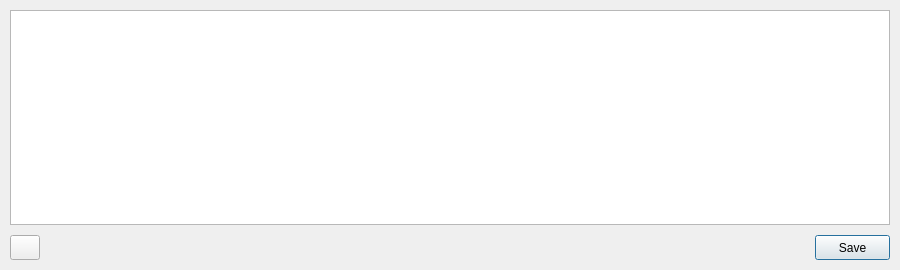
<?xml version="1.0" encoding="UTF-8"?>
<ui version="4.0">
 <class>Edit</class>
 <widget class="QDialog" name="Edit">
  <property name="geometry">
   <rect>
    <x>0</x>
    <y>0</y>
    <width>900</width>
    <height>270</height>
   </rect>
  </property>
  <property name="windowTitle">
   <string>Edit library</string>
  </property>
  <property name="windowIcon">
   <iconset resource="resources.qrc">
    <normaloff>:/Files/Resources/Icons/library_icon.ico</normaloff>:/Files/Resources/Icons/library_icon.ico</iconset>
  </property>
  <widget class="QTableWidget" name="table_widget">
   <property name="geometry">
    <rect>
     <x>10</x>
     <y>10</y>
     <width>880</width>
     <height>215</height>
    </rect>
   </property>
  </widget>
  <widget class="QPushButton" name="btn_back">
   <property name="geometry">
    <rect>
     <x>10</x>
     <y>235</y>
     <width>30</width>
     <height>25</height>
    </rect>
   </property>
   <property name="text">
    <string/>
   </property>
   <property name="icon">
    <iconset resource="resources.qrc">
     <normaloff>:/Files/Resources/Icons/back.ico</normaloff>:/Files/Resources/Icons/back.ico</iconset>
   </property>
   <property name="iconSize">
    <size>
     <width>25</width>
     <height>20</height>
    </size>
   </property>
   <property name="autoDefault">
    <bool>false</bool>
   </property>
  </widget>
  <widget class="QPushButton" name="btn_save">
   <property name="geometry">
    <rect>
     <x>815</x>
     <y>235</y>
     <width>75</width>
     <height>25</height>
    </rect>
   </property>
   <property name="text">
    <string>Save</string>
   </property>
  </widget>
 </widget>
 <resources>
  <include location="resources.qrc"/>
 </resources>
 <connections/>
</ui>
